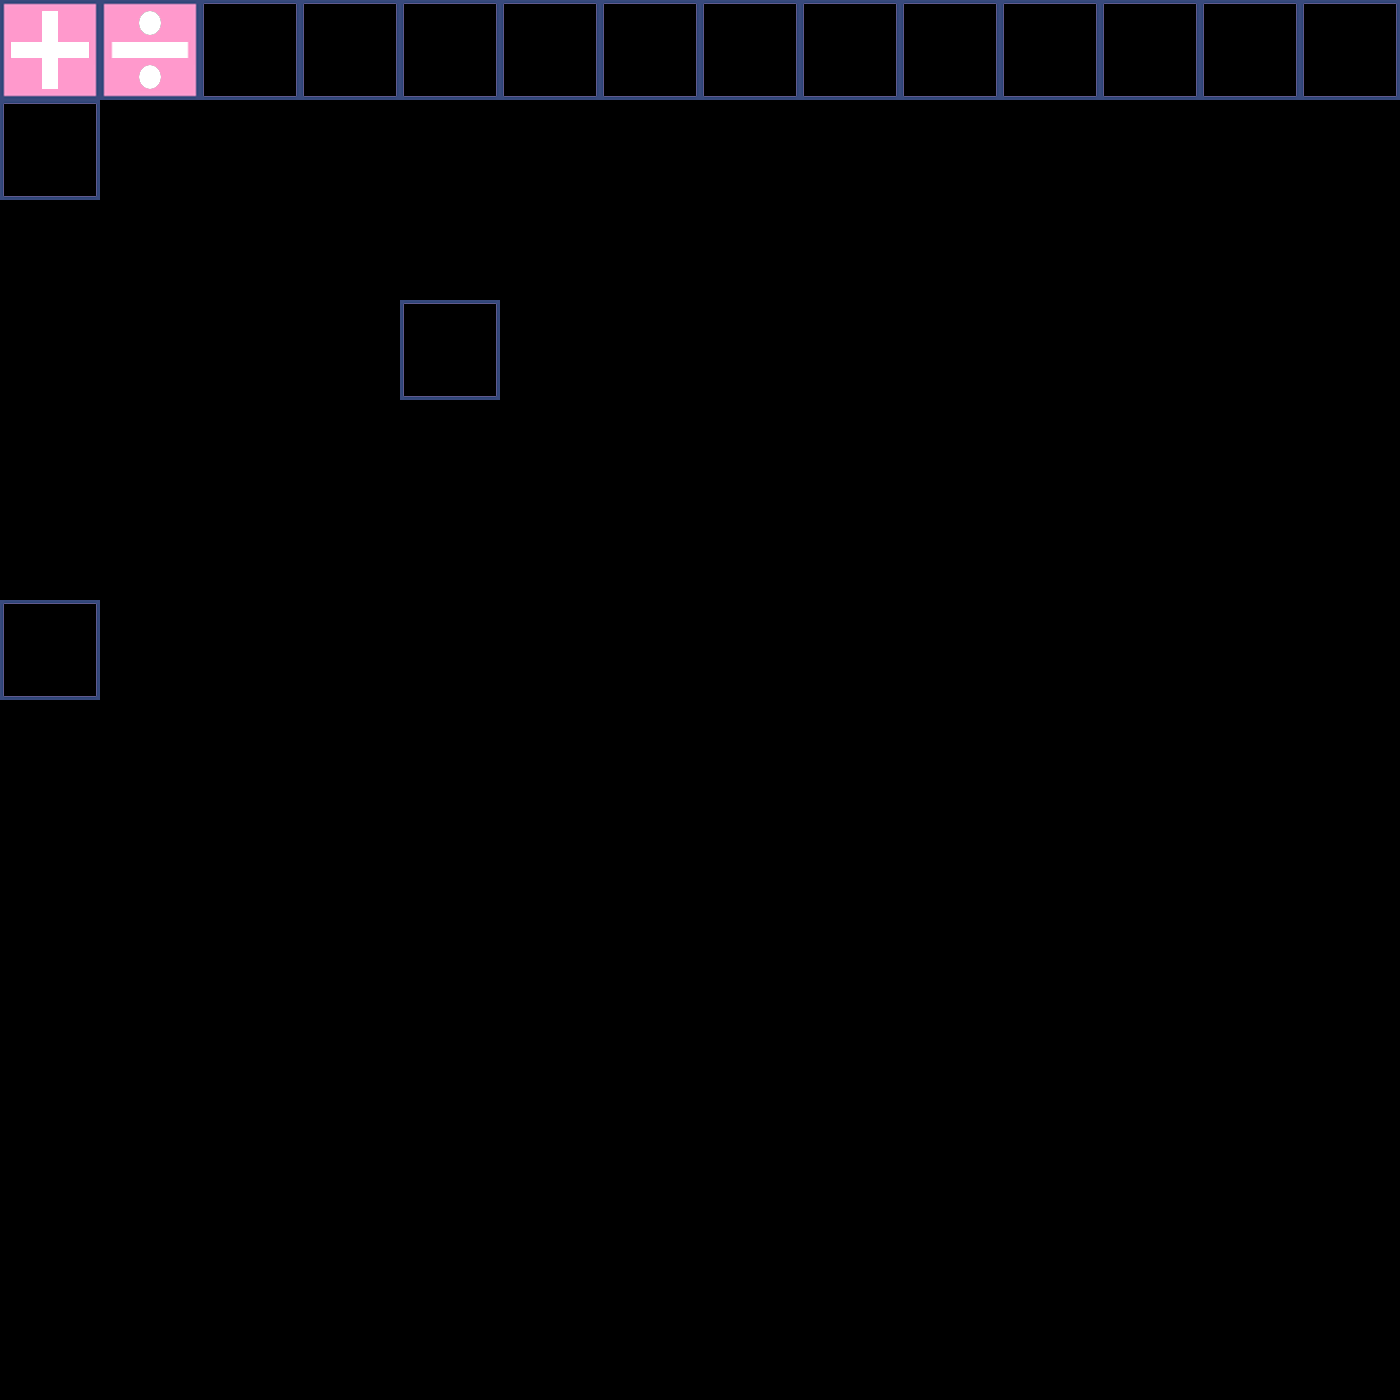

This game map was drawn from its Tiled (.tmx) file and the tilesets committed beside it. A one-line description and the trimmed map source follow:
An orthogonal 14x14 tile map with 100x100 px tiles, 1 tile layer (Tile Layer 1), 4 tilesets.

<map version="1.0" orientation="orthogonal" width="14" height="14" tilewidth="100" tileheight="100">
 <tileset firstgid="1" name="Box_Addition" tilewidth="100" tileheight="100">
  <image source="assets/gfx/Box_Addition.png" trans="ff00ff" width="100" height="100" />
  <terraintypes>
   <terrain name="Addition" tile="-1" />
  </terraintypes>
  <tile id="0" terrain="0,0,0,0" />
 </tileset>
 <tileset firstgid="2" name="Box_Division" tilewidth="100" tileheight="100">
  <image source="assets/gfx/Box_Division.png" trans="ff00ff" width="100" height="100" />
  <terraintypes>
   <terrain name="division" tile="-1" />
  </terraintypes>
  <tile id="0" terrain="0,0,0,0" />
 </tileset>
 <tileset firstgid="3" name="Box_Subtraction" tilewidth="100" tileheight="100">
  <image source="assets/gfx/Box_Subtraction.png" trans="ff00ff" width="100" height="100" />
  <terraintypes>
   <terrain name="subtraction" tile="-1" />
  </terraintypes>
  <tile id="0" terrain="0,0,0,0" />
 </tileset>
 <tileset firstgid="4" name="Box_Normal" tilewidth="100" tileheight="100">
  <image source="assets/gfx/Box_Normal.png" trans="ff00ff" width="100" height="100" />
  <terraintypes>
   <terrain name="blank" tile="-1" />
  </terraintypes>
  <tile id="0" terrain="0,0,0,0" />
 </tileset>
 <layer name="Tile Layer 1" width="14" height="14">
  <data>[196 cells, 17 non-empty, 3 distinct tile ids]</data>
 </layer>
</map>